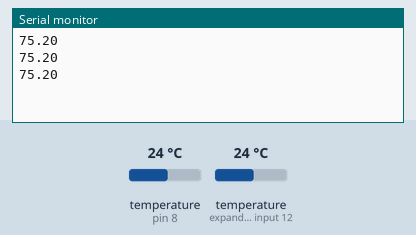
The sketch below on a simulated Arduino Uno, built with avr-gcc and run on an emulated ATmega328P. On the bench: the last lines printed to the serial monitor. The test bench sets the inputs (shaded band); at power-on: temperature (sensors on pin 8, expander input 12) 24 °C.

Above: at 4.3 s.
4.4 s: temperature (sensor on pin 8) set to 12 °C
At 7.9 s:
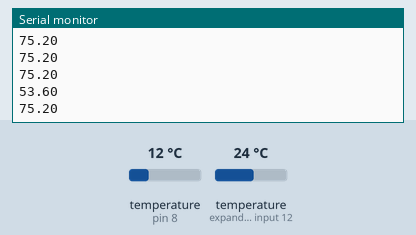
8.1 s: temperature (sensor on expander input 12) set to 19 °C
At 10.7 s:
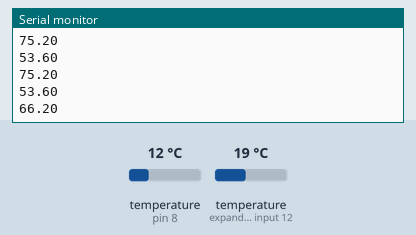
11.8 s: temperature (sensor on pin 8) set to 28 °C
At 13.3 s:
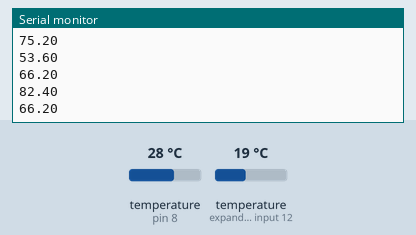
15.5 s: temperature (sensor on expander input 12) set to 33 °C
At 16.9 s:
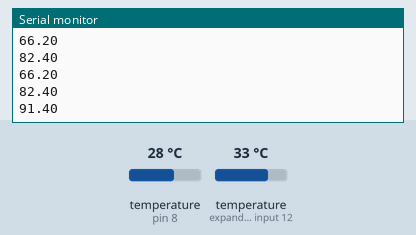
Timing chart, 0 to 18.5 s (numbered marks = the images above; inputs shaded):
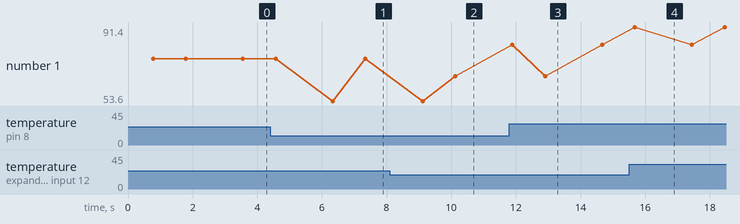

Measured:
- after the input at 4.4 s, the serial monitor: prints a new line after 1.9 s (image 1)
- after the input at 8.1 s, the serial monitor: prints a new line after 2.0 s (image 2)
- after the input at 11.8 s, the serial monitor: prints a new line after 0.09 s (image 3)
- after the input at 15.5 s, the serial monitor: prints a new line after 0.18 s (image 4)
- plotted number 1: 75.2 → 66.2 after the input at 8.1 s, 66.2 → 82.4 after the input at 11.8 s, 82.4 → 91.4 after the input at 15.5 s

The sketch:

ThermocoupleTest01.ino
```cpp
#include <OneWire.h>
#include <DallasTemperature.h>

// Data wire is connected to the Arduino digital pin 4 for thermocouple
#define ONE_WIRE_BUS 8

// Setup a oneWire instance to communicate with any OneWire devices (thermocouple)
OneWire oneWire(ONE_WIRE_BUS);

// Pass our oneWire reference to Dallas Temperature sensor (thermocouple)
DallasTemperature sensors(&oneWire);

float plate = 0;
float container = 0;

void setup() {
  Serial.begin(9600);
  // Start up the OneWire library
  sensors.begin();
}

void loop() {
  sensors.requestTemperatures();
  plate = sensors.getTempFByIndex(0);  //Chamber A - can has more than one IC on the same bus. 0 refers to the first IC on the wire
  Serial.println(plate);
  //Serial.println(plate);
  delay(1000);
  container = sensors.getTempFByIndex(1);  //Chamber A - can has more than one IC on the same bus. 0 refers to the first IC on the wire
  Serial.println(container);
  //Serial.println(plate);
  delay(1000);
}
```
